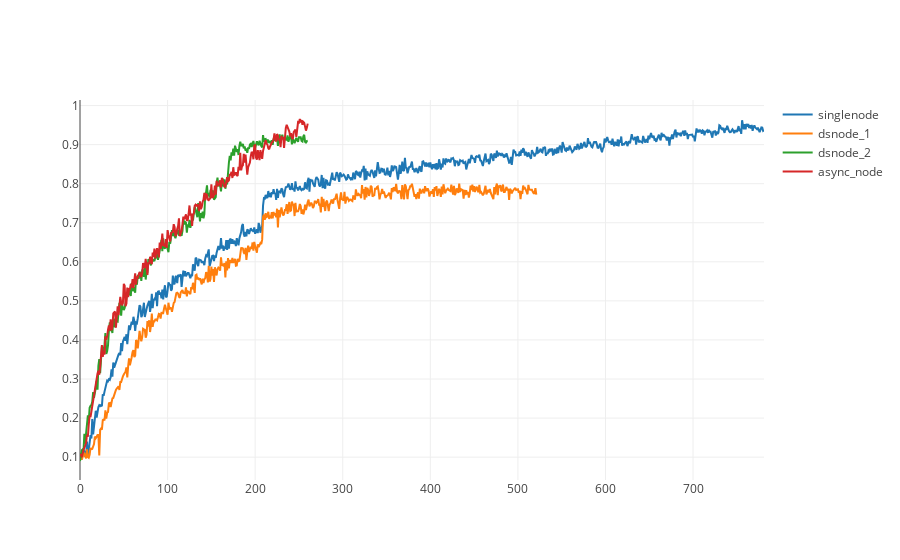

The notebook cell this image was saved under:
### Code cell
# 查看train accuracy

singlenode = go.Scatter(
    x=single_node_train_data.index,
    y=single_node_train_data.training_accuracy,
    name='singlenode'
)
dsnode_1 = go.Scatter(
    x=ds_node_1_train_data.index,
    y=ds_node_1_train_data.training_accuracy,
    name='dsnode_1',
)
dsnode_2 = go.Scatter(
    x=ds_node_2_train_data.index,
    y=ds_node_2_train_data.training_accuracy,
    name='dsnode_2',
)
asnode_1 = go.Scatter(
    x=as_node_1_train_data.index,
    y=as_node_1_train_data.training_accuracy,
    name='async_node',
)
data = [singlenode,dsnode_1,dsnode_2,asnode_1]
py.iplot(data)

### Figure 1 — Plotly figure (JSON) as saved in the notebook; plotly's stock layout.template omitted (floating-point values rounded to 4 significant figures; data arrays with more than 128 entries replaced by an {"elided": "..."} marker saying what was removed)
{"data": [{"name": "singlenode", "type": "scatter", "uid": "1593a20d-8da7-4284-95fa-47fc2fe75127", "x": {"elided": "782 int values"}, "y": {"elided": "782 float values"}}, {"name": "dsnode_1", "type": "scatter", "uid": "ec64057d-bcef-4f51-8aa9-bfe74edf1966", "x": {"elided": "522 int values"}, "y": {"elided": "522 float values"}}, {"name": "dsnode_2", "type": "scatter", "uid": "d92ab76a-5eb7-4f7c-953e-c6c4736f19fa", "x": {"elided": "261 int values"}, "y": {"elided": "261 float values"}}, {"name": "async_node", "type": "scatter", "uid": "fd3c3871-5cd0-41c7-b2dc-ad2e6b104e91", "x": {"elided": "261 int values"}, "y": {"elided": "261 float values"}}], "layout": {}}
